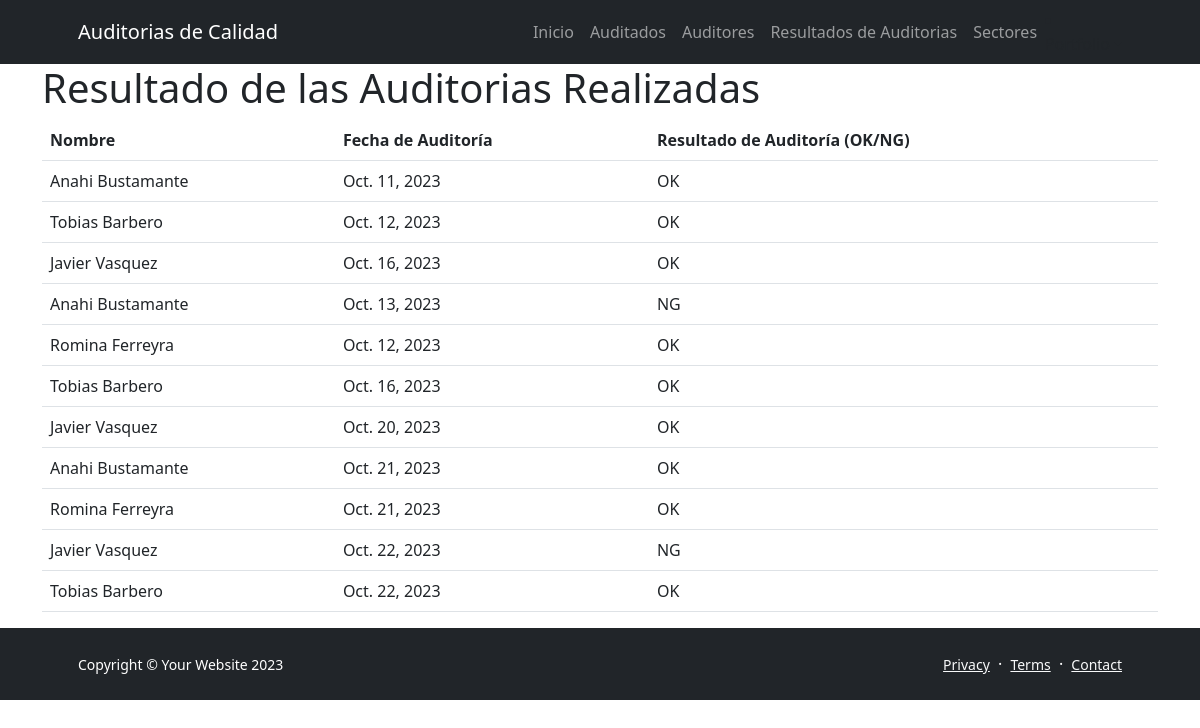
Page /AppAuditoria/entregables/ on the earlier database version.
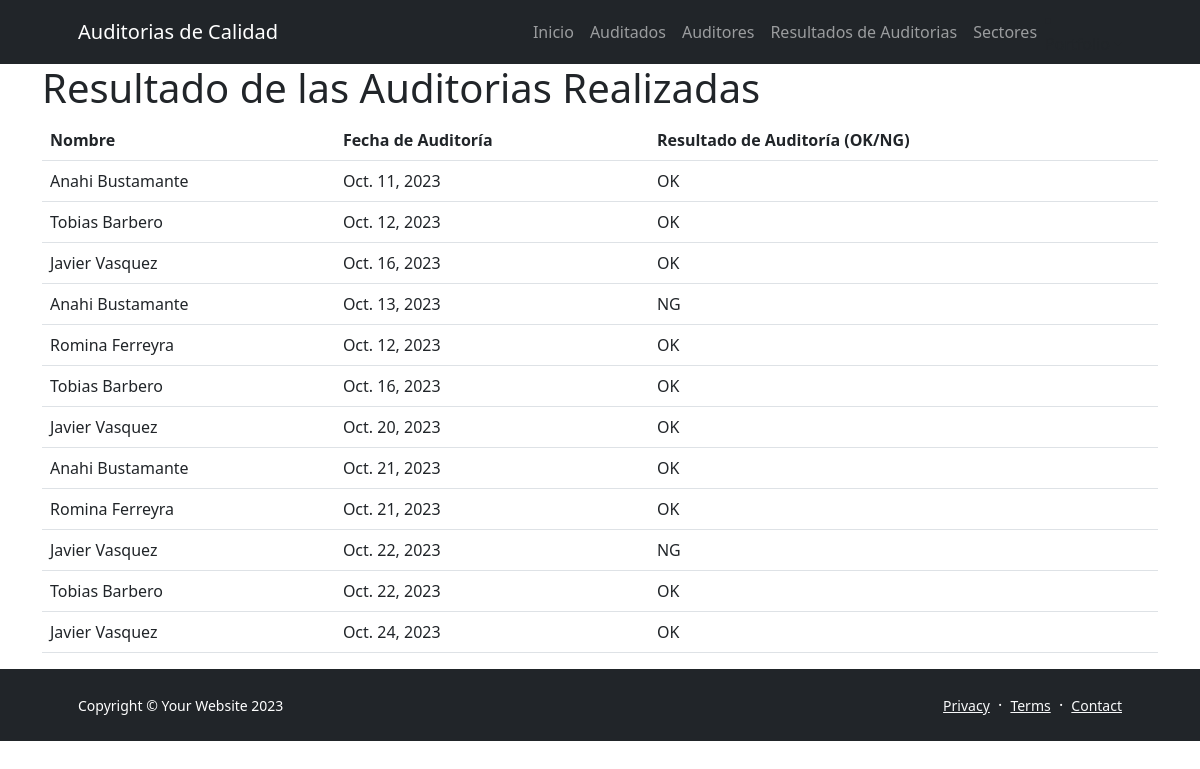
Same page on the later database version.
### AppAuditoria/models.py (models this page shows, shortened)
class Entregable(models.Model):
    nombre = models.CharField(max_length=100)
    fechaDeAuditoria = models.DateField()
    auditoria_ok = models.BooleanField(default=False)
    auditoria_ng = models.BooleanField(default=False)

### AppAuditoria/views.py (the view)
# urls.py: path('entregables/', views.lista_entregables, name='lista_entregables'),
def lista_entregables(request):
    entregables = Entregable.objects.all()
    return render(request, 'appauditoria/lista_entregables.html', {'entregables': entregables})

### AppAuditoria/templates/AppAuditoria/lista_entregables.html
<!DOCTYPE html>
{% extends 'AppAuditoria/base.html' %}
{% load static %}
{% block section1 %}
<div class="container">
    <h1>Resultado de las Auditorias Realizadas</h1>
    <table class="table">
        <thead>
            <tr>
                <th>Nombre</th>
                <th>Fecha de Auditoría</th>
                <th>Resultado de Auditoría (OK/NG)</th>
            </tr>
        </thead>
        <tbody>
            {% for entregable in entregables %}
                <tr>
                    <td>{{ entregable.nombre }}</td>
                    <td>{{ entregable.fechaDeAuditoria }}</td>
                    <td>
                        {% if entregable.auditoria_ok %} OK {% endif %}
                        {% if entregable.auditoria_ng %} NG {% endif %}
                    </td>
                </tr>
            {% endfor %}
        </tbody>
    </table>
</div>
{% endblock %}

Differences in the rows shown:
added Entregable: nombre "Javier Vasquez", fechaDeAuditoria "Oct. 24, 2023", auditoria_ok "OK"
